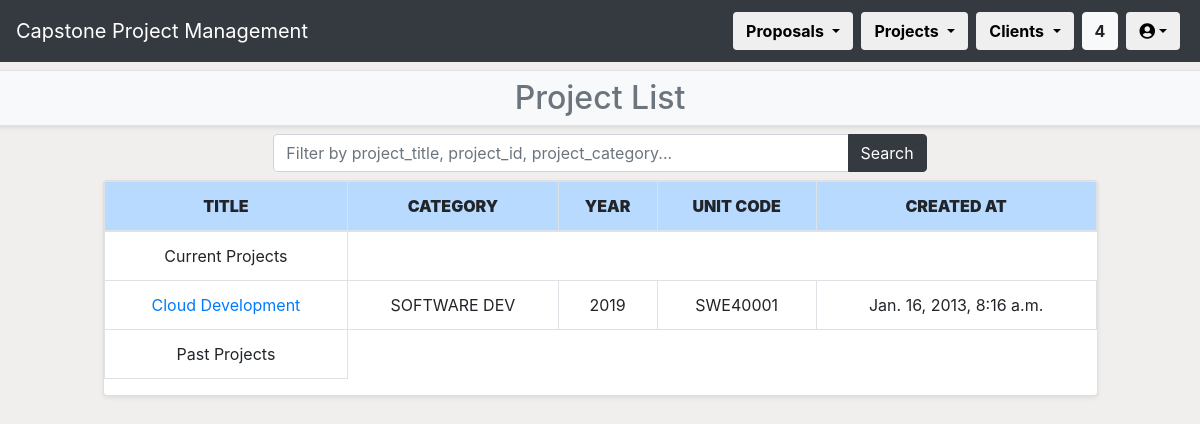
Page /CPPMS/project/project_list/ (signed in) on the earlier database version.
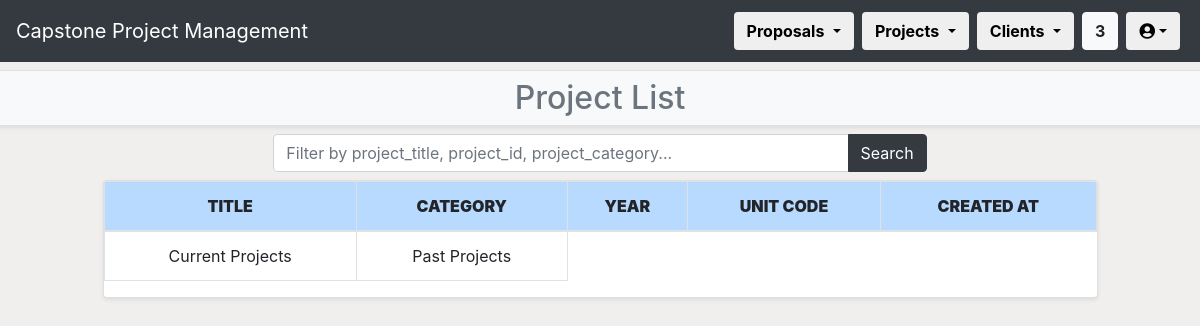
Same page on the later database version.
### CPPMS/models.py (models this page shows, shortened)
class Project(models.Model):
    title = models.CharField(max_length=128, default="", unique=True)
    created_at = models.DateTimeField(auto_now_add=True)
    updated_at = models.DateTimeField(auto_now=True)
    category = models.CharField(max_length=128, default="")
    year = models.IntegerField(default="0000")
    completed = models.BooleanField(default=0)
    pass
    unit = models.ForeignKey(
        Unit,
        models.SET_NULL,
        blank=True,
        null=True
    )
    proposal = models.ForeignKey(
        Proposal,
        on_delete=models.CASCADE,
        blank=True,
        null=True
    )
    internal_supervisor = models.ForeignKey(
        Internal_Supervisor,
        models.SET_NULL,
        blank=True,
        null=True
    )
    group = models.ForeignKey(
        Group,
        models.SET_NULL,
        blank=True,
        null=True
    )

class Unit(models.Model):
    title = models.CharField(max_length=128, default="", unique=True)
    created_at = models.DateTimeField(auto_now_add=True)
    updated_at = models.DateTimeField(auto_now=True)
    unit_code = models.CharField(max_length=8, default="AAA0001")
    BB_unit_code = models.CharField(max_length=8, default="AAA0001")
    ulos = models.TextField(default="")
    convenor = models.CharField(max_length=128, default="N/A")
    pass
    def __str__(self):
        return self.unit_code

### CPPMS/views.py (the view)
# urls.py: path("project/project_list/", views.project_list, name="project_list"),
@login_required(login_url="/CPPMS/login/")
def project_list(request):
    username = request.user.first_name + " " + request.user.last_name
    count()
    title = "List of Projects"
    if request.method == "POST":
        filter_value = request.POST.get("project_list")
    else:
        filter_value = ""
    if filter_value:
        project_filter = Project.objects.filter(
            Q(pk__icontains=filter_value)
            | Q(title__icontains=filter_value)
            | Q(category__icontains=filter_value)
        )
    else:
        project_filter = Project.objects.all()
    past_projects = Project.objects.filter(completed=True)
    return render(
        request,
        "project_list.html",
        {
            "count": count,
            "project_filter": project_filter,
            "filter_value": filter_value,
            "past_projects": past_projects,
            "username": username,
            "title":title
        }
    )

### CPPMS/views.py (called while the page is built)
def count():
    count = []
    count_web = Incoming_Proposal.proposals.all().count()
    count_word = Upload_Proposal.objects.all().count()
    count_all = count_web + count_word
    count_all_proposal = Proposal.objects.all().count()
    count_all_client = Client.objects.all().count()
    count = [count_web, count_word, count_all,count_all_proposal,count_all_client]
    return count

### CPPMS/templates/project_list.html (shortened to what this page needs)
{% extends "project.html" %}
{% block sub-page_content %}
{% if not messages %}
<h2>Project List</h2>
{% else %}
<h2>Project List</h2>
{% for message in messages %}<li>{{ message }}</li>{% endfor %}
{% endif %}
{% endblock %}
{% block page_detail_content %}
<div class="row mb-2">
    <div class="col-md-1"></div>
    <div class="col">
        <div class="row mb-2">
            <div class="col-sm-2"></div>
            <div class="col">
                <form method="POST" class="form bg-white rounded">
                    <div class="input-group">
                        <input id="txtSearch2" type="text" class="form-control" placeholder="Filter by project_title, project_id, project_category..." name="project_list" value="{{ filter_value }}" />
                        <div class="input-group-append">
                            <button class="btn btn-dark" type="submit">Search</button>
                        </div>
                    </div>
                </form>
            </div>
            <div class="col-sm-2"></div>
        </div>
        <div class="row mb-2">
            <div class="col">
                <div class="table-responsive card shadow-sm">
                    <table class="table table-bordered table-hover text-center">
                        <thead>
                            <tr class="table-primary">
                                <th scope="col"><strong>TITLE</strong></th>
                                <th scope="col"><strong>CATEGORY</strong></th>
                                <th scope="col"><strong>YEAR</strong></th>
                                <th scope="col"><strong>UNIT CODE</strong></th>
                                <th scope="col"><strong>CREATED AT</strong></th>
                            </tr>
                        </thead>
                        <tbody>
                            <td>Current Projects</td>
                            {% for project in project_filter %}
                            <tr scope="row">
                                <td><a href="project_detail/{{ project.pk }}">{{ project.title }}</a></td>
                                <td>{{ project.category }}</td>
                                <td>{{ project.year }}</td>
                                <td>{{ project.unit }}</td>
                                <td>{{ project.created_at }}</td>
                            </tr>
                            {% endfor %}
                            <td>Past Projects</td>
                        </tbody>
                    </table>
                </div>
            </div>
        </div>
    </div>
    <div class="col-md-1"></div>
</div>
{% endblock %}

Differences in the rows shown:
removed Project: title "Cloud Development", category "SOFTWARE DEV", year "2019", unit "SWE40001", created_at "Jan. 16, 2013, 8:16 a.m."
Other differences:
{{ count.2 }}: "4" → "3"
